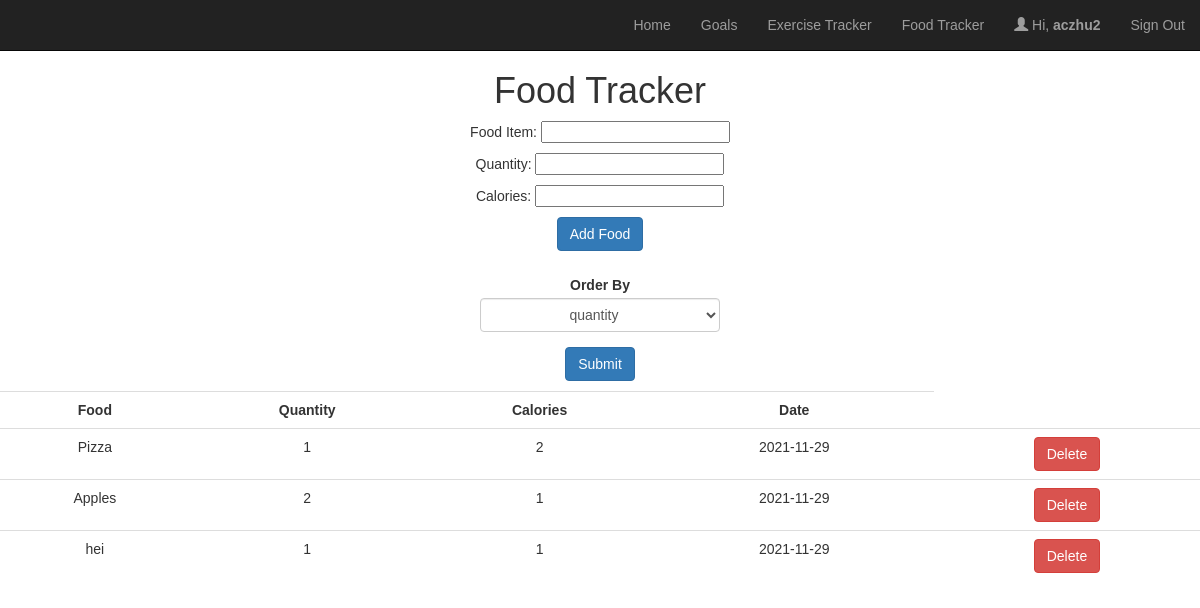
Page /views/food.php (signed in) on the committed database.
### tables this page shows
CREATE TABLE `consumes` (
  `username` varchar(20) NOT NULL,
  `entry_id` int(11) NOT NULL
);

CREATE TABLE `food` (
  `entry_id` int(11) NOT NULL,
  `food_item` varchar(20) NOT NULL,
  `date` date NOT NULL,
  `quantity` int(11) NOT NULL,
  `calories` int(11) NOT NULL
);

### web/views/food.php (the view, shortened to what this page needs)
<!DOCTYPE html>
<html lang="en">
<head>
    <link rel="stylesheet" type="text/css" href="//maxcdn.bootstrapcdn.com/bootstrap/3.3.4/css/bootstrap.min.css" />
</head>
<body>
    <nav class="navbar navbar-default navbar-static-top navbar-inverse">
      <div class="container">
        <ul class="nav navbar-nav navbar-right">
          <li class="navbar-right">
            <a href="logout.php">Sign Out</a>
          </li>
          <li class="navbar-right">
            <a href="profile.php"><span class="glyphicon glyphicon-user"></span> Hi, <b><?php echo htmlspecialchars($_SESSION["username"]); ?></b></a>
          </li>
          <li class="navbar-right">
            <a href="food.php">Food Tracker</a>
          </li>
          <li class="navbar-right">
            <a href="exercise.php">Exercise Tracker</a>
          </li>
          <li class="navbar-right">
            <a href="goals.php">Goals</a>
          </li>
          <li class="navbar-right">
            <a href="welcome.php"> Home</a>
          </li>
        </ul>
      </div>
    </nav>
    <h1> Food Tracker </h1>
    <form action="add_food.php" method="post">
     <p>Food Item: <input type="text" name="food" required/></p>
     <p>Quantity: <input type="number" name="quantity" min="1" required/></p>
     <p>Calories: <input type="number" name="calories" min="0" required/></p>
     <p><input class="btn btn-primary" type="submit" value="Add Food"/></p>
    </form>
    <br>
    <form action="<?php echo htmlspecialchars($_SERVER["PHP_SELF"]); ?>" method="post">
    <div class="form-group">
        <label>Order By</label>
        <select type="text" name="order_by" class="form-control" style="width:20%; text-align:center; margin-left:auto; margin-right:auto;">
        <option value="quantity">quantity</option>
        </select>
    </div>
     <p><input class="btn btn-primary" type="submit" value="Submit"/></p>
    </form>
    <p>
        <?php
        require_once "config.php";
        $sql = "SELECT entry_id, food_item, quantity, calories, date FROM consumes NATURAL JOIN food WHERE username = ?";
        if($stmt = mysqli_prepare($conn, $sql)){
        mysqli_stmt_bind_param($stmt, "s", $param_username);
        if(mysqli_stmt_execute($stmt)){
                $data = mysqli_stmt_get_result($stmt);
                $output = "<table class='table mx-5'>";
                $output .= '<tr>';
                $output .= '<td><strong> Food </strong></td>';
                $output .= '<td><strong> Quantity  </strong></td>';
                $output .= '<td><strong> Calories  </strong></td>';
                $output .= '<td><strong> Date  </strong></td>';
                $output .= '</tr>';
                foreach($data as $key => $var) {
                    $output .= '<tr>';
                    $output .= '<td>' . $var['food_item'] . '</td>';
                    $output .= '<td>' . $var['quantity'] . '</td>';
                    $output .= '<td>' . $var['calories'] . '</td>';
                    $output .= '<td>' . $var['date'] . '</td>';
                    $output .= '<td><form action="delete_food.php" method="post">';
                    $output .= '<input type="hidden" name="entry_id" value="'. $var['entry_id'] .'">';
                    $output .= '<input type="submit" class="btn btn-danger" value="Delete">';
                    $output .= '</form></td>';
                    $output .= '</tr>';
                }
                $output .= '</table>';
                echo $output;
        }
    }
        ?>
    </p>
</body>
</html>

### web/views/food.php (style rules this page uses)
body { font: 14px sans-serif; text-align: center; }

### rows in the picture
consumes: entry.food_item "Pizza", entry.quantity "1", entry.calories "2", entry.date "2021-11-29"
consumes: entry.food_item "Apples", entry.quantity "2", entry.calories "1", entry.date "2021-11-29"
consumes: entry.food_item "hei", entry.quantity "1", entry.calories "1", entry.date "2021-11-29"

### other values in the picture
$_SESSION["username"] "aczhu2"
